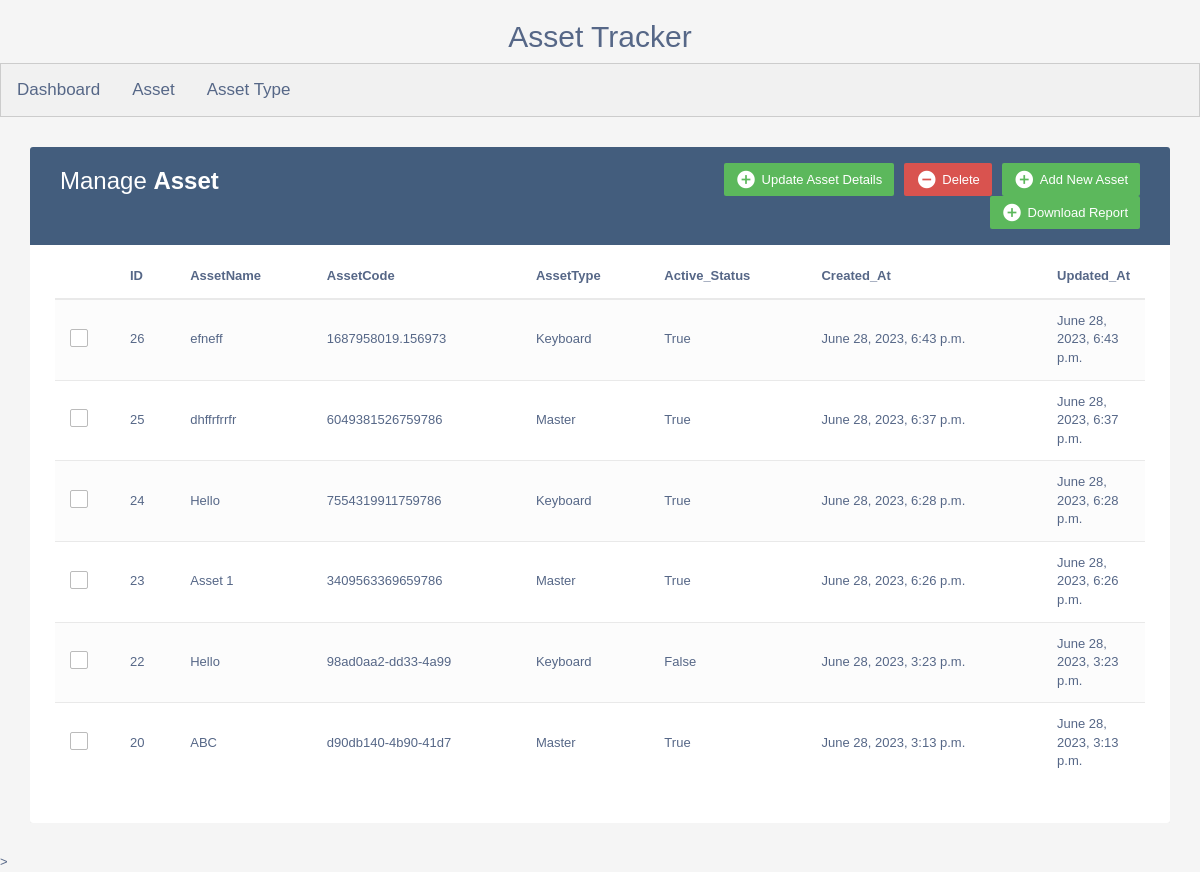
The app's page /assetdata (signed in), older data.
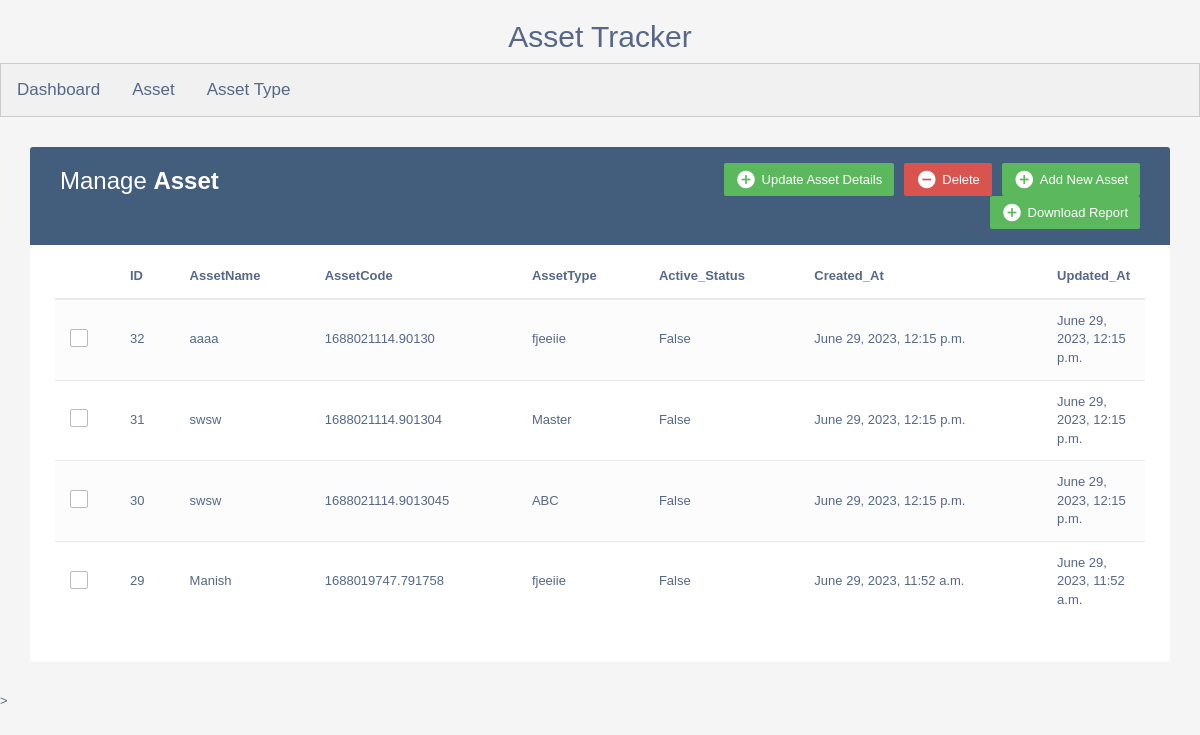
The same page, newer data.
### Asset_App/models.py (models this page shows, shortened)
class AssetModel(models.Model):
    AssetName = models.TextField()
    AssetCode = models.TextField(
         default=uuid.uuid4,
        null=False
    )
    AssetType = models.ForeignKey(
        AssetTypeModel, on_delete=models.CASCADE
    )  # Relationship establish between the Asset
    Active_Status = models.BooleanField(default=True)
    Created_At = models.DateTimeField(auto_now_add=True)
    Updated_At = models.DateTimeField(auto_now=True)

class AssetTypeModel(models.Model):
    Asset_Type = models.TextField(unique=True)
    Asset_Description = models.TextField(max_length=500)
    Created_At = models.DateTimeField(auto_now_add=True)
    Updated_At = models.DateTimeField(auto_now=True)
    def __str__(self):
        return self.Asset_Type

### Asset_App/views.py (the view)
# urls.py: path('assetdata',views.asset_data,name='assetdata'),
@login_required(login_url='admin_login')
def asset_data(request):
    result = AssetModel.objects.all().order_by("-id")
    return render(request, "Asset_Data_Table.html", context={"result": result})

### Asset_App/templates/Asset_Data_Table.html (shortened to what this page needs)
<!DOCTYPE html>
<html lang="en" xmlns="http://www.w3.org/1999/html">
<head>
<link rel="stylesheet" href="https://maxcdn.bootstrapcdn.com/font-awesome/4.7.0/css/font-awesome.min.css">
<link rel="stylesheet" href="https://maxcdn.bootstrapcdn.com/bootstrap/3.3.7/css/bootstrap.min.css">
</head>
<body>
{% include 'simple.html' %}
    <div class="container">
		<div class="table-responsive">
			<div class="table-wrapper">
				<div class="table-title">
					<div class="row">
						<div class="col-xs-6">
							<h2>Manage <b>Asset</b></h2>
						</div>
						<div class="col-xs-6">
							<a href="Asset/" class="btn btn-success" data-toggle="modal"><i class="material-icons">&#xE147;</i> <span>Add New Asset</span></a>
							<a href="delete/asset/" class="btn btn-danger" data-toggle="modal"><i class="material-icons">&#xE15C;</i> <span>Delete</span></a>
							<a href="Assetupdate/" class="btn btn-success" data-toggle="modal"><i class="material-icons">&#xE147;</i> <span>Update Asset Details</span></a>
							<a href="download/AssetModel" class="btn btn-success" data-toggle="modal"><i class="material-icons">&#xE147;</i> <span>Download Report</span></a>
						</div>
					</div>
				</div>
				<table class="table table-striped table-hover">
					<thead>
						<tr>
							<th>
							</th>
							<th>ID</th>
							<th>AssetName</th>
							<th>AssetCode</th>
							<th>AssetType</th>
							<th>Active_Status</th>
							<th>Created_At</th>
							<th>Updated_At</th>
						</tr>
					</thead>
					<tbody>
					{% for element in result %}
						<tr>
							<td>
								<span class="custom-checkbox">
									<label for="checkbox1"></label>
								</span>
							</td>
							<td>{{ element.id }}</td>
							<td>{{ element.AssetName }}</td>
							<td>{{ element.AssetCode}} </td>
							<td>{{ element.AssetType}}</td>
							<td>{{element.Active_Status}}</td>
							<td>{{ element.Created_At}}</td>
							<td>{{element.Updated_At}}</td>
						</tr>
					{% endfor %}
					</tbody>
				</table>
			</div>
		</div>
	</div>>
</body>
</html>

Row changes from the older to the newer data that the page shows:
removed AssetModel: id "26", AssetName "efneff", AssetCode "1687958019.156973", AssetType "Keyboard", Active_Status "True", Created_At "June 28, 2023, 6:43 p.m.", Updated_At "June 28, 2023, 6:43 p.m."
removed AssetModel: id "25", AssetName "dhffrfrrfr", AssetCode "6049381526759786", AssetType "Master", Active_Status "True", Created_At "June 28, 2023, 6:37 p.m.", Updated_At "June 28, 2023, 6:37 p.m."
removed AssetModel: id "24", AssetName "Hello", AssetCode "7554319911759786", AssetType "Keyboard", Active_Status "True", Created_At "June 28, 2023, 6:28 p.m.", Updated_At "June 28, 2023, 6:28 p.m."
removed AssetModel: id "23", AssetName "Asset 1", AssetCode "3409563369659786", AssetType "Master", Active_Status "True", Created_At "June 28, 2023, 6:26 p.m.", Updated_At "June 28, 2023, 6:26 p.m."
removed AssetModel: id "22", AssetName "Hello", AssetCode "98ad0aa2-dd33-4a99", AssetType "Keyboard", Active_Status "False", Created_At "June 28, 2023, 3:23 p.m.", Updated_At "June 28, 2023, 3:23 p.m."
removed AssetModel: id "20", AssetName "ABC", AssetCode "d90db140-4b90-41d7", AssetType "Master", Active_Status "True", Created_At "June 28, 2023, 3:13 p.m.", Updated_At "June 28, 2023, 3:13 p.m."
added AssetModel: id "32", AssetName "aaaa", AssetCode "1688021114.90130", AssetType "fjeeiie", Active_Status "False", Created_At "June 29, 2023, 12:15 p.m.", Updated_At "June 29, 2023, 12:15 p.m."
added AssetModel: id "31", AssetName "swsw", AssetCode "1688021114.901304", AssetType "Master", Active_Status "False", Created_At "June 29, 2023, 12:15 p.m.", Updated_At "June 29, 2023, 12:15 p.m."
added AssetModel: id "30", AssetName "swsw", AssetCode "1688021114.9013045", AssetType "ABC", Active_Status "False", Created_At "June 29, 2023, 12:15 p.m.", Updated_At "June 29, 2023, 12:15 p.m."
added AssetModel: id "29", AssetName "Manish", AssetCode "1688019747.791758", AssetType "fjeeiie", Active_Status "False", Created_At "June 29, 2023, 11:52 a.m.", Updated_At "June 29, 2023, 11:52 a.m."
